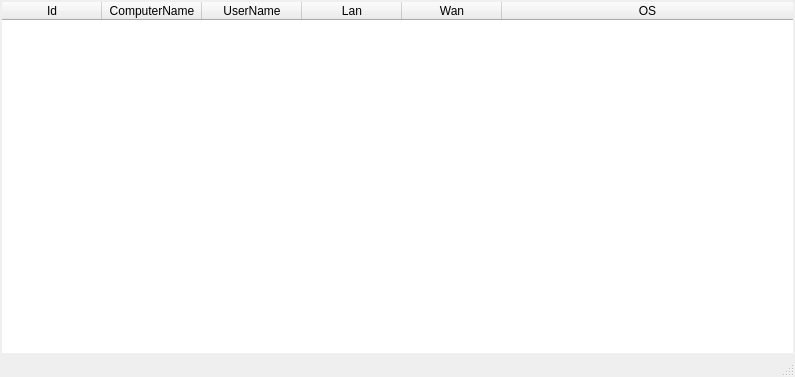
<?xml version="1.0" encoding="UTF-8"?>
<ui version="4.0">
 <class>MainWindow</class>
 <widget class="QMainWindow" name="MainWindow">
  <property name="geometry">
   <rect>
    <x>0</x>
    <y>0</y>
    <width>795</width>
    <height>377</height>
   </rect>
  </property>
  <property name="windowTitle">
   <string>PythonRAT</string>
  </property>
  <property name="windowIcon">
   <iconset>
    <normaloff>scientist.png</normaloff>scientist.png</iconset>
  </property>
  <widget class="QWidget" name="centralwidget">
   <layout class="QHBoxLayout" name="horizontalLayout">
    <property name="leftMargin">
     <number>2</number>
    </property>
    <property name="topMargin">
     <number>2</number>
    </property>
    <property name="rightMargin">
     <number>2</number>
    </property>
    <property name="bottomMargin">
     <number>2</number>
    </property>
    <item>
     <widget class="QTableWidget" name="twClient">
      <property name="focusPolicy">
       <enum>Qt::NoFocus</enum>
      </property>
      <property name="contextMenuPolicy">
       <enum>Qt::CustomContextMenu</enum>
      </property>
      <property name="frameShape">
       <enum>QFrame::Panel</enum>
      </property>
      <property name="frameShadow">
       <enum>QFrame::Raised</enum>
      </property>
      <property name="lineWidth">
       <number>0</number>
      </property>
      <property name="editTriggers">
       <set>QAbstractItemView::NoEditTriggers</set>
      </property>
      <property name="selectionMode">
       <enum>QAbstractItemView::SingleSelection</enum>
      </property>
      <property name="selectionBehavior">
       <enum>QAbstractItemView::SelectRows</enum>
      </property>
      <property name="showGrid">
       <bool>false</bool>
      </property>
      <property name="gridStyle">
       <enum>Qt::CustomDashLine</enum>
      </property>
      <property name="rowCount">
       <number>0</number>
      </property>
      <attribute name="horizontalHeaderVisible">
       <bool>true</bool>
      </attribute>
      <attribute name="horizontalHeaderCascadingSectionResizes">
       <bool>false</bool>
      </attribute>
      <attribute name="horizontalHeaderMinimumSectionSize">
       <number>10</number>
      </attribute>
      <attribute name="horizontalHeaderDefaultSectionSize">
       <number>100</number>
      </attribute>
      <attribute name="horizontalHeaderHighlightSections">
       <bool>false</bool>
      </attribute>
      <attribute name="horizontalHeaderShowSortIndicator" stdset="0">
       <bool>false</bool>
      </attribute>
      <attribute name="horizontalHeaderStretchLastSection">
       <bool>true</bool>
      </attribute>
      <attribute name="verticalHeaderVisible">
       <bool>false</bool>
      </attribute>
      <attribute name="verticalHeaderCascadingSectionResizes">
       <bool>false</bool>
      </attribute>
      <attribute name="verticalHeaderMinimumSectionSize">
       <number>20</number>
      </attribute>
      <attribute name="verticalHeaderDefaultSectionSize">
       <number>20</number>
      </attribute>
      <attribute name="verticalHeaderHighlightSections">
       <bool>false</bool>
      </attribute>
      <attribute name="verticalHeaderStretchLastSection">
       <bool>false</bool>
      </attribute>
      <column>
       <property name="text">
        <string>Id</string>
       </property>
       <property name="font">
        <font>
         <underline>false</underline>
        </font>
       </property>
      </column>
      <column>
       <property name="text">
        <string>ComputerName</string>
       </property>
      </column>
      <column>
       <property name="text">
        <string>UserName</string>
       </property>
      </column>
      <column>
       <property name="text">
        <string>Lan</string>
       </property>
      </column>
      <column>
       <property name="text">
        <string>Wan</string>
       </property>
      </column>
      <column>
       <property name="text">
        <string>OS</string>
       </property>
      </column>
     </widget>
    </item>
   </layout>
  </widget>
  <widget class="QMenuBar" name="menubar">
   <property name="geometry">
    <rect>
     <x>0</x>
     <y>0</y>
     <width>795</width>
     <height>23</height>
    </rect>
   </property>
  </widget>
  <widget class="QStatusBar" name="statusbar"/>
 </widget>
 <resources/>
 <connections/>
</ui>
